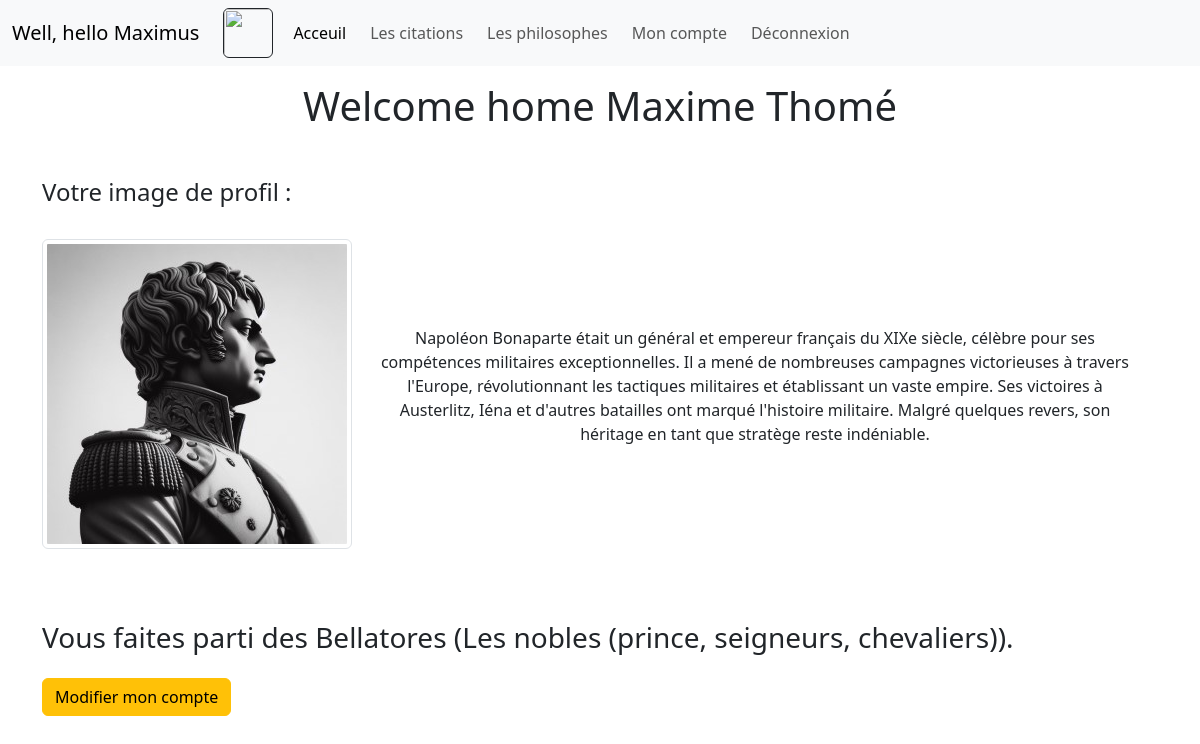
The page /compte.php (signed in) on the database its author committed.
### tables this page shows
CREATE TABLE IF NOT EXISTS `utilisateur` (
  `id_utilisateur` int NOT NULL AUTO_INCREMENT,
  `nom` varchar(50) NOT NULL,
  `prenom` varchar(50) NOT NULL,
  `mail` varchar(100) NOT NULL,
  `motdepasse` varchar(150) NOT NULL,
  `nom_compte` varchar(30) NOT NULL,
  `img_profil` int NOT NULL,
  `id_droit` int NOT NULL,
  PRIMARY KEY (`id_utilisateur`),
  KEY `id_droit` (`id_droit`),
  KEY `fk_img_profil` (`img_profil`)
);

CREATE TABLE IF NOT EXISTS `image_user` (
  `id_img` int NOT NULL AUTO_INCREMENT,
  `nom` varchar(150) NOT NULL,
  `img` varchar(255) NOT NULL,
  `description` text NOT NULL,
  `dates` varchar(150) NOT NULL,
  PRIMARY KEY (`id_img`)
);

### templates/compte.html.php (the view, shortened to what this page needs)
<!DOCTYPE html>
<html lang="en">
<head>
    <link rel="stylesheet" href="../assets/style.css">
    <link href="https://cdn.jsdelivr.net/npm/bootstrap@5.3.3/dist/css/bootstrap.min.css" rel="stylesheet">
</head>
<body>
    <?php require 'inc.top.html.php' ?>
    <div class="container">
        <div class="row d-flex justify-content-center align-items-center">
            <div class="col-12  my-3">
                <h1 class="text-center">Welcome home <?= $prenom . " " . $nom ?></h1>
                <h4 class="mt-5">Votre image de profil :</h4>
                <div class="d-flex justify-content-center align-items-center">
                    <img class="img-fluid img-thumbnail my-4" src="<?= $img ?>" alt="">
                    <p class="text-center p-4"><?= $resultat_img['description'] ?></p>
                </div>
                <h3 class="mt-5">Vous faites parti des <?= $droit ?></h3>
                <div class="my-4">
                    <form action="/modification_compte.php" method="POST">
                        <button name="button_modif" class="btn btn-warning" type="submit">Modifier mon compte</button>
                    </form>
                </div>
            </div>
        </div>
    </div>
</body>
</html>

### rows shown on the page
utilisateur: prenom "Maxime", nom "Thomé", id_droit "Bellatores (Les nobles (prince, seigneurs, chevaliers))."
image_user: img (picture), description "Napoléon Bonaparte était un général et empereur français du XIXe siècle, célèbre pour ses compétences militaires exceptionnelles. Il a mené de nombreuses campagnes victorieuses à travers l'Europe, révolutionnant les tactiques militaires et établissant un vaste empire. Ses victoires à Austerlitz, Iéna et d'autres batailles ont marqué l'histoire militaire. Malgré quelques revers, son héritage en tant que stratège reste indéniable."

### other values the page prints
$_SESSION['name'] "Maximus"
